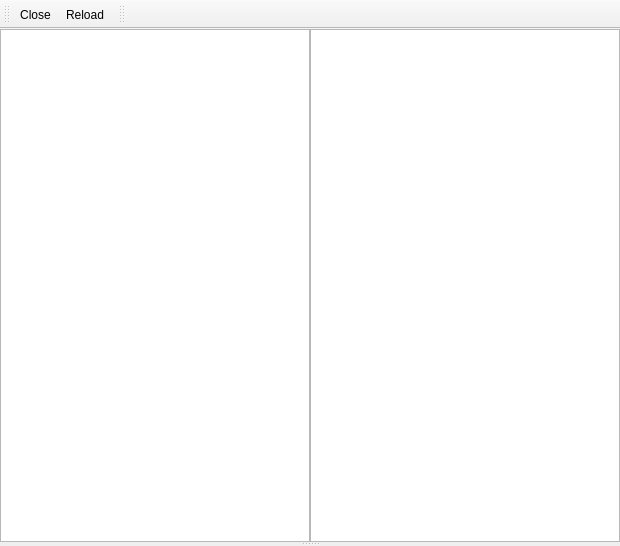
<ui version="4.0" >
 <class>MainWindow</class>
 <widget class="QMainWindow" name="MainWindow" >
  <property name="geometry" >
   <rect>
    <x>0</x>
    <y>0</y>
    <width>620</width>
    <height>546</height>
   </rect>
  </property>
  <property name="windowTitle" >
   <string>MainWindow</string>
  </property>
  <widget class="QWidget" name="centralwidget" >
   <property name="geometry" >
    <rect>
     <x>0</x>
     <y>33</y>
     <width>620</width>
     <height>513</height>
    </rect>
   </property>
   <layout class="QVBoxLayout" name="verticalLayout" >
    <property name="margin" >
     <number>0</number>
    </property>
    <item>
     <widget class="QSplitter" name="splitter" >
      <property name="orientation" >
       <enum>Qt::Vertical</enum>
      </property>
      <widget class="QWidget" name="layoutWidget" >
       <layout class="QHBoxLayout" name="horizontalLayout" >
        <property name="spacing" >
         <number>0</number>
        </property>
        <item>
         <widget class="HgRepoView" name="tableView_revisions_left" >
          <property name="alternatingRowColors" >
           <bool>true</bool>
          </property>
          <property name="selectionMode" >
           <enum>QAbstractItemView::SingleSelection</enum>
          </property>
          <property name="selectionBehavior" >
           <enum>QAbstractItemView::SelectRows</enum>
          </property>
          <property name="showGrid" >
           <bool>false</bool>
          </property>
         </widget>
        </item>
        <item>
         <widget class="HgRepoView" name="tableView_revisions_right" >
          <property name="alternatingRowColors" >
           <bool>true</bool>
          </property>
          <property name="selectionMode" >
           <enum>QAbstractItemView::SingleSelection</enum>
          </property>
          <property name="selectionBehavior" >
           <enum>QAbstractItemView::SelectRows</enum>
          </property>
          <property name="showGrid" >
           <bool>false</bool>
          </property>
         </widget>
        </item>
       </layout>
      </widget>
      <widget class="QWidget" name="layoutWidget" >
       <layout class="QHBoxLayout" name="horizontalLayout_2" >
        <property name="spacing" >
         <number>0</number>
        </property>
        <item>
         <widget class="QFrame" name="frame" >
          <property name="frameShape" >
           <enum>QFrame::NoFrame</enum>
          </property>
          <property name="frameShadow" >
           <enum>QFrame::Raised</enum>
          </property>
         </widget>
        </item>
       </layout>
      </widget>
     </widget>
    </item>
   </layout>
  </widget>
  <widget class="QToolBar" name="toolBar" >
   <property name="geometry" >
    <rect>
     <x>0</x>
     <y>0</y>
     <width>121</width>
     <height>33</height>
    </rect>
   </property>
   <property name="windowTitle" >
    <string>toolBar</string>
   </property>
   <attribute name="toolBarArea" >
    <enum>TopToolBarArea</enum>
   </attribute>
   <attribute name="toolBarBreak" >
    <bool>true</bool>
   </attribute>
   <addaction name="actionClose" />
   <addaction name="actionReload" />
  </widget>
  <widget class="QToolBar" name="toolBar_edit" >
   <property name="geometry" >
    <rect>
     <x>121</x>
     <y>0</y>
     <width>499</width>
     <height>33</height>
    </rect>
   </property>
   <property name="windowTitle" >
    <string>toolBar_2</string>
   </property>
   <attribute name="toolBarArea" >
    <enum>TopToolBarArea</enum>
   </attribute>
   <attribute name="toolBarBreak" >
    <bool>false</bool>
   </attribute>
  </widget>
  <action name="actionClose" >
   <property name="text" >
    <string>Close</string>
   </property>
   <property name="shortcut" >
    <string>Ctrl+Q</string>
   </property>
  </action>
  <action name="actionReload" >
   <property name="text" >
    <string>Reload</string>
   </property>
   <property name="shortcut" >
    <string>Ctrl+R</string>
   </property>
  </action>
 </widget>
 <customwidgets>
  <customwidget>
   <class>HgRepoView</class>
   <extends>QTableView</extends>
   <header>hgrepoview.h</header>
  </customwidget>
 </customwidgets>
 <tabstops>
  <tabstop>tableView_revisions_left</tabstop>
  <tabstop>tableView_revisions_right</tabstop>
 </tabstops>
 <resources/>
 <connections/>
</ui>
